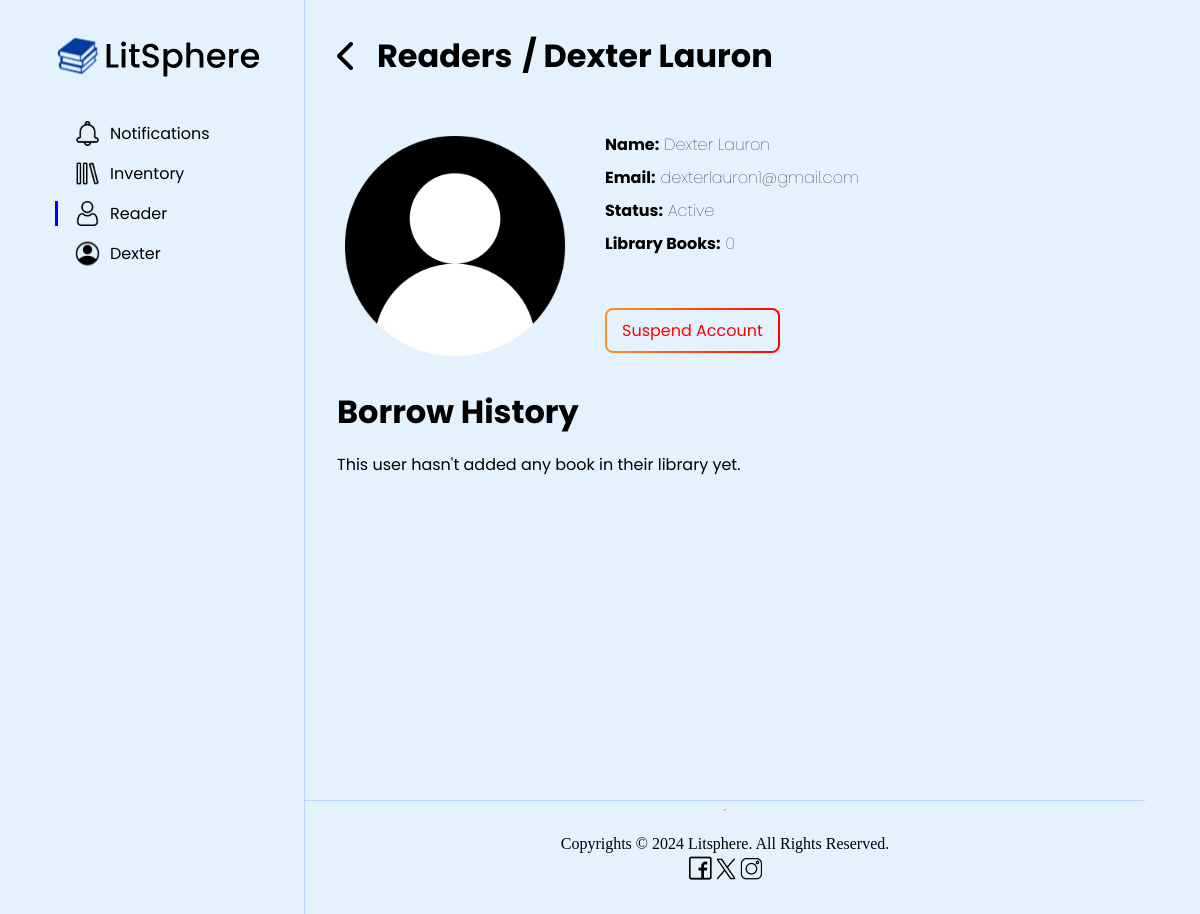
The app's page /dashboard/managereaderacc.php?userid=1 (signed in) with its own data.
### tables this page shows
CREATE TABLE `users` (
  `UserID` int(11) NOT NULL,
  `FirstName` varchar(100) NOT NULL,
  `LastName` varchar(100) NOT NULL,
  `Email` varchar(255) NOT NULL,
  `PasswordHash` varchar(255) NOT NULL,
  `IsSuspended` tinyint(1) DEFAULT 0,
  `SuspensionDate` timestamp NOT NULL DEFAULT current_timestamp() ON UPDATE current_timestamp(),
  `SuspensionDuration` int(11) DEFAULT NULL,
  `SuspensionReason` varchar(1000) DEFAULT NULL,
  `Role` enum('Reader','Admin') DEFAULT 'Reader'
);

### dashboard/managereaderacc.php (the view, shortened to what this page needs)
<?php
    include('../connection.php');
    if (isset($_GET['userid'])) {
        $userID = $_GET['userid'];
        $sql = "SELECT * FROM Users WHERE UserID = ?";
        $stmt = $conn->prepare($sql);
        $stmt->bind_param("i", $userID);
        $stmt->execute();
        $result = $stmt->get_result();
        if ($result->num_rows > 0) {
            $user = $result->fetch_assoc();
        } else {
            echo "User not found.";
            exit();
        }
        $borrowHistory = [];
    } else {
        echo "No user selected.";
        exit();
    }
    $countBooksSQL = "
        SELECT COUNT(*) AS bookCount
        FROM Borrow br
        WHERE br.UserID = ? AND br.Status = 'Active'
    ";
    $stmt = $conn->prepare($countBooksSQL);
    $stmt->bind_param("i", $userID);
    $stmt->execute();
    $countResult = $stmt->get_result();
    $bookCount = 0;
    if ($countResult->num_rows > 0) {
        $countRow = $countResult->fetch_assoc();
        $bookCount = $countRow['bookCount'];
    }
?>
<!doctype HTML>
<html>
    <head>
        <link rel="stylesheet" href="reader.css">
        <link rel="stylesheet" href="https://cdnjs.cloudflare.com/ajax/libs/font-awesome/6.6.0/css/all.min.css" />
    </head>
    <body>
        <div class="parent">
            <nav class="nav_container">
                <ul>
                    <img src="../nav_icon/Logo and Name.svg" alt="Logo & Name" style="width: 209px; height: 65px; margin-top: 1.5rem; margin-bottom: 2rem;">
                    <li>
                        <a href="notification.php">
                            <img src="../nav_icon/Notification Icon.svg" alt="Home">
                            <span class="nav_item">Notifications</span>
                        </a>
                    </li>
                    <li>
                        <a href="inventory.php">
                            <img src="../nav_icon/Library Icon.svg" alt="Library">
                            <span class="nav_item">Inventory</span>
                        </a>
                    </li>
                    <li>
                        <a href="readers.php" class="active">
                            <img src="../nav_icon/Reader Icon.svg" alt="History">
                            <span class="nav_item">Reader</span>
                        </a>
                    </li>
                    <li>
                        <a href="adminprofile.php">
                            <img src="../nav_icon/Profile Icon.svg" alt="Profile">
                            <span class="nav_item">
                                <?php
                                    if (isset($_SESSION['fname'])) {
                                        echo htmlspecialchars($_SESSION['fname']);
                                    } else {
                                        echo "Guest";
                                    }
                                ?>
                            </span>
                        </a>
                    </li>
                </ul>
            </nav>
            <div class="content_wrapper">
                <div class="content_container">
                    <div class="current_page">
                        <a href="javascript:void(0);" onclick="goBack()"><i class="fa-solid fa-chevron-left fa-2x"></i></a>
                        <a href="readers.php" style="margin-right: 10px;"><h3>Readers</h3></a><h3>/<?php echo '  ' . $user['FirstName'] . ' ' . $user['LastName']; ?></h3>
                    </div>
                    <div class="account_page">
                        <div class="accountinf">
                            <img src="../reader_img/userImg.png" alt="">
                        </div>
                        <div class="account_deets">
                            <div class="accdeets">
                                <div class="account_row">
                                    <h6 class="dbold">Name:</h6><h6 class="dlight"><?php echo $user['FirstName'] . ' ' . $user['LastName']; ?></h6>
                                </div>
                                <div class="account_row">
                                    <h6 class="dbold">Email:</h6><h6 class="dlight"><?php echo $user['Email']; ?></h6>
                                </div>
                                <div class="account_row">
                                    <h6 class="dbold">Status:</h6><h6 class="dlight" id="userStatus"><?php echo $user['IsSuspended'] ? 'Suspended' : 'Active'; ?></h6>
                                </div>
                                <div class="account_row">
                                    <h6 class="dbold">Library Books:</h6><h6 class="dlight"><?php echo $bookCount; ?></h6>
                                </div>
                                <button class="suspend-btn" id="suspendclick">Suspend Account</button>
                            </div>
                        </div>
                    </div>
                    <div class="borrowhist">
                        <h3>Borrow History</h3>
                    </div>
                    <div class="hist">
                        <?php if (empty($borrowHistory)): ?>
                            <p>This user hasn't added any book in their library yet.</p>
                        <?php else: ?>
                            <?php foreach ($borrowHistory as $history): ?>
                                <h6><?php echo $user['FirstName'] . ' ' . $user['LastName']; ?> added the book ‘<?php echo htmlspecialchars($history['Title']); ?>’ for <?php echo $history['BorrowDuration']; ?> days.</h6>
                            <?php endforeach; ?>
                        <?php endif; ?>
                    </div>
                </div>
                <footer>
                    <hr>
                    <p>Copyrights &#169; 2024 Litsphere. All Rights Reserved.</p>
                    <div class="iContainer">
                        <a href="#"><img src="../footer_icon/Facebook Logo.png" alt="Facebook Logo"></a>
                        <a href="#"><img src="../footer_icon/Twitter Logo.png" alt="Twitter Logo"></a>
                        <a href="#"><img src="../footer_icon/Instagram Logo.png" alt="Instagram Logo"></a>
                    </div>
                </footer>
            </div>
        </div>
    </body>
</html>

### dashboard/reader.css (style rules this page uses)
* { box-sizing: border-box; }
body { margin: 0; background-color: #E3F2FD; }
.parent { display: flex; flex-direction: row; margin: auto; justify-content: center; width: 100%; }
.nav_container { display: flex; flex-direction: column; width: 250px; border-right: 1px solid; border-right-color: #5185e641; position: relative; top: 0; bottom: 0; left: 0; min-height: 100vh; }
.nav_container a { display: flex; flex-direction: row; align-items: center; font-family: 'Poppins'; text-decoration: none; font-size: 1rem; width: 75%; color: black; margin-bottom: 15px; margin-right: 15px; padding-left: 20px; }
.active { border-left: 3px solid blue; padding-left: 17px !important; }
ul { padding: 0px; margin: 0; display: flex; flex-direction: column; }
li img { width: 25px; height: 25px; margin-right: 10px; }
ul li { position: relative; list-style: none; }
.content_wrapper { width: 70%; }
.content_wrapper a { text-decoration: none; color:white; }
.content_container { position: relative; display: flex; flex-direction: column; padding-top: 2rem; padding-bottom: 2rem; padding-left: 2rem; padding-right: 2rem; min-height: 100vh; }
footer { display: flex; flex-direction: column; border-top: 1px solid; border-top-color: #5185e641; text-align: center; }
footer p { margin-bottom: 3px; }
.iContainer { margin-bottom: 30px; }
.current_page { display: flex; height: 10%; align-items: center; }
.current_page h3 { font-family: 'Poppins'; font-size: 2rem; margin: 0; }
.current_page a { color: black !important; }
.current_page .fa-chevron-left { margin-right: 20px; }
.account_page { margin-top: 2rem; display: flex; justify-content: flex-start; width: 40%; }
.accountinf { display: flex; flex-direction: column; }
.accountinf img { height: 236px; width: 236px; border-radius: 15px; margin-top: 1rem; margin-bottom: 1rem; }
.account_deets { margin-left: 2rem; margin-top: 1rem; display: flex; flex-direction: column; align-items: stretch; line-height: 33px; height: 100%; }
.account_row { display: flex; align-items: center; }
.account_row h6 { margin: 0; font-size: 1rem; }
.dbold { font-family: 'Poppins'; margin: 0; padding-right: 5px; }
.dlight { font-family: 'Poppins'; margin: 0; font-weight: lighter; }
.suspend-btn { background: linear-gradient(#E3F2FD, #E3F2FD) padding-box, linear-gradient(to right, #FF9431, #FF0000) border-box; color: red; border-width: 2px; border-style: solid; border-color: transparent; border-radius: 8px; padding: 8px 15px; font-family: 'Poppins', sans-serif; font-size: 1rem; cursor: pointer; margin-top: 3rem; }
.borrowhist h3 { font-family: 'Poppins'; font-size: 2rem; margin-top: 0.5rem; font-weight: bold; margin-bottom: 0px; }
.hist { margin: 0; }
.hist p { font-family: 'Poppins'; font-size: 1rem; }

### records on screen
users: FirstName "Dexter", LastName "Lauron", Email "dexterlauron1@gmail.com"

### other values on screen
$_SESSION['fname'] "Dexter"
$bookCount "0"
